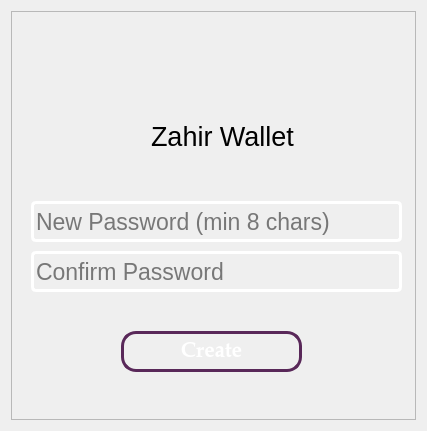
<?xml version="1.0" encoding="UTF-8"?>
<ui version="4.0">
 <class>Form</class>
 <widget class="QWidget" name="Form">
  <property name="geometry">
   <rect>
    <x>0</x>
    <y>0</y>
    <width>427</width>
    <height>431</height>
   </rect>
  </property>
  <property name="windowTitle">
   <string>Form</string>
  </property>
  <layout class="QHBoxLayout" name="horizontalLayout">
   <item>
    <widget class="QFrame" name="frame">
     <property name="styleSheet">
      <string notr="true">QLabel#appName {
	background-color: transparent;
	color: black;
	font: 75 20pt &quot;Nirmala UI&quot;;
}

QLabel#appName::hover {
	color: rgb(53, 53, 53)
}

QLineEdit#password, QLineEdit#password_conf {
	background-color: transparent;
	border: 3px solid white;
	border-radius: 5px
}

QLineEdit#password::focus, QLineEdit#password_conf::focus {
	border-color: #CA8ACA
}

QPushButton#create {
	color: white;
	border: 3px solid #592859;
	border-radius: 15px;
}

QPushButton#create::pressed {
	border-color: rgb(124, 56, 124);
	background-color: rgb(145, 69, 145);
	padding-top: 10px;
	padidng-left: 10px
}
</string>
     </property>
     <property name="frameShape">
      <enum>QFrame::StyledPanel</enum>
     </property>
     <property name="frameShadow">
      <enum>QFrame::Raised</enum>
     </property>
     <widget class="QLabel" name="appLogo">
      <property name="geometry">
       <rect>
        <x>120</x>
        <y>10</y>
        <width>191</width>
        <height>101</height>
       </rect>
      </property>
      <property name="text">
       <string/>
      </property>
      <property name="pixmap">
       <pixmap>logo.png</pixmap>
      </property>
      <property name="scaledContents">
       <bool>true</bool>
      </property>
     </widget>
     <widget class="QLineEdit" name="password">
      <property name="geometry">
       <rect>
        <x>20</x>
        <y>190</y>
        <width>371</width>
        <height>41</height>
       </rect>
      </property>
      <property name="font">
       <font>
        <family>MS UI Gothic</family>
        <pointsize>17</pointsize>
       </font>
      </property>
      <property name="echoMode">
       <enum>QLineEdit::Password</enum>
      </property>
      <property name="placeholderText">
       <string>New Password (min 8 chars)</string>
      </property>
     </widget>
     <widget class="QLineEdit" name="password_conf">
      <property name="geometry">
       <rect>
        <x>20</x>
        <y>240</y>
        <width>371</width>
        <height>41</height>
       </rect>
      </property>
      <property name="font">
       <font>
        <family>MS UI Gothic</family>
        <pointsize>17</pointsize>
       </font>
      </property>
      <property name="echoMode">
       <enum>QLineEdit::Password</enum>
      </property>
      <property name="placeholderText">
       <string>Confirm Password</string>
      </property>
     </widget>
     <widget class="QPushButton" name="create">
      <property name="geometry">
       <rect>
        <x>110</x>
        <y>320</y>
        <width>181</width>
        <height>41</height>
       </rect>
      </property>
      <property name="font">
       <font>
        <family>Palatino Linotype</family>
        <pointsize>16</pointsize>
        <weight>75</weight>
        <bold>true</bold>
       </font>
      </property>
      <property name="cursor">
       <cursorShape>PointingHandCursor</cursorShape>
      </property>
      <property name="text">
       <string>Create</string>
      </property>
     </widget>
     <widget class="QLabel" name="appName">
      <property name="geometry">
       <rect>
        <x>140</x>
        <y>110</y>
        <width>151</width>
        <height>31</height>
       </rect>
      </property>
      <property name="font">
       <font>
        <family>Nirmala UI</family>
        <pointsize>20</pointsize>
        <weight>9</weight>
        <italic>false</italic>
        <bold>false</bold>
       </font>
      </property>
      <property name="layoutDirection">
       <enum>Qt::LeftToRight</enum>
      </property>
      <property name="text">
       <string>Zahir Wallet</string>
      </property>
     </widget>
    </widget>
   </item>
  </layout>
 </widget>
 <resources/>
 <connections/>
</ui>
